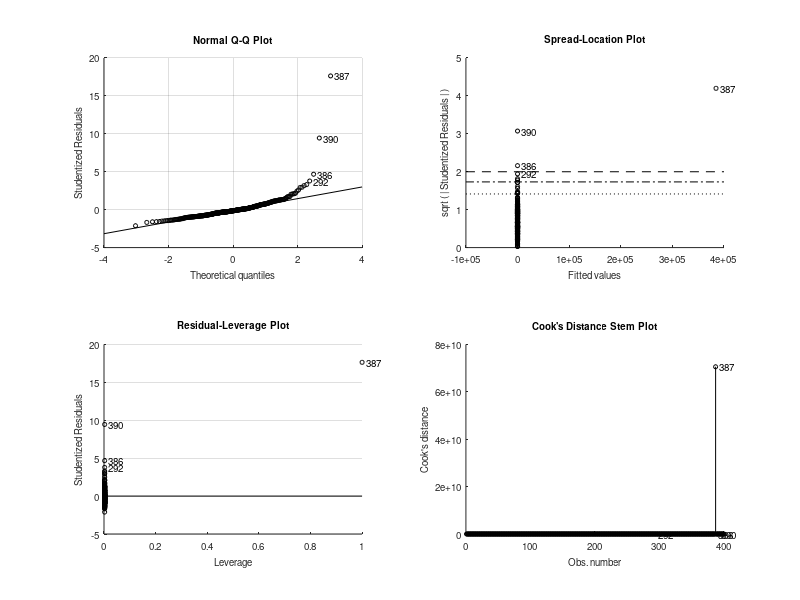

Write the MATLAB code that produced this figure. (Note: this script raises an error after producing the figure.)
clear all
close all


data = importdata('Al_forces.txt',' ',0);
%x=data(:,1);
y=data(:,2);
z=data(:,3).*(-1);

%xy=sqrt( x.^2 + y.^2 ); % pythagoraan lause


lm = fitlm(z,y,'linear');
tspace = linspace(0,1,100)';
[ypred,yci] = predict(lm,tspace,'Alpha',0.01);


plot(lm)
% ,'x--','Color',[86.3, 0, 42.4]./100,'LineWidth',1.6

xlabel('Load $N$')
ylabel('Friction force $F$')
title('Kisulin namujen m{\"a}{\"a}r{\"a} ajan funktiona')
legend('Trendik{\"a}yr{\"a}','Lineaarinen sovite','$99\%$-luottamusv{\"a}lit','location','SouthEast')
grid on

print('kitka','-dpng')
